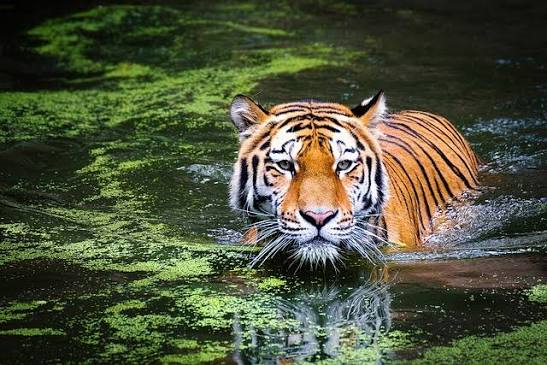
#> input picture sample images/images (4).jpg, 547 x 365 px, found by its file name
$ python ex17.py   (older library calls are emulated)
#> lines starting #> are read from the running program, lines starting #| are printed output that depends on the picture; after the words box and inside, x2 and y2 are one past the last pixel; in counts of white or black regions, pixels touching at a corner belong together
import cv2

img = cv2.imread("D:/Computer vision/sample images/images (4).jpg")
#> img is the input picture: shape (365, 547, 3); mean B, G, R 59.3, 83.1, 77.5

if img is None:
    print("Error: Image not found!")
else:
    gray = cv2.cvtColor(img, cv2.COLOR_BGR2GRAY)
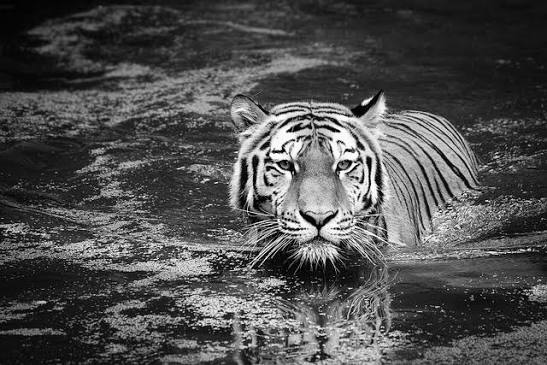
#> gray: shape (365, 547); min 0, max 255, mean 78.7

    sobelx = cv2.Sobel(gray, cv2.CV_64F, 1, 0, ksize=3)
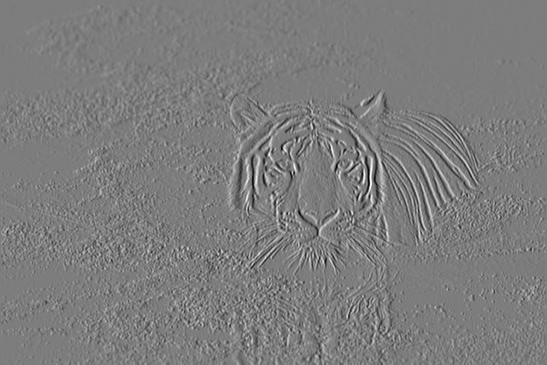
#> sobelx: shape (365, 547) float64; min -948, max 983, mean 0.1; drawn with min black and max white

    cv2.imshow("Original Image", img)
    cv2.imshow("Sobel X", sobelx)
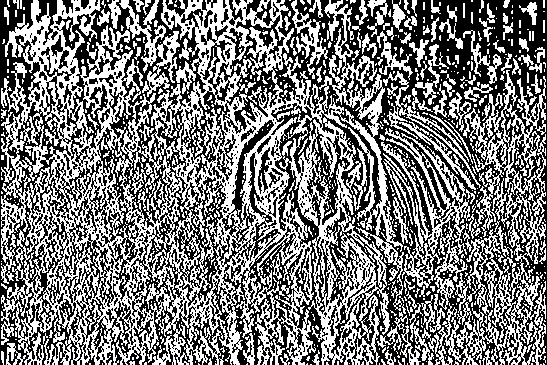
#> window 'Sobel X': shape (365, 547); 47.9% white in thin lines or dots

    cv2.waitKey(0)
    cv2.destroyAllWindows()

$ run again, with sample images/images (1).jpg copied over sample images/images (4).jpg
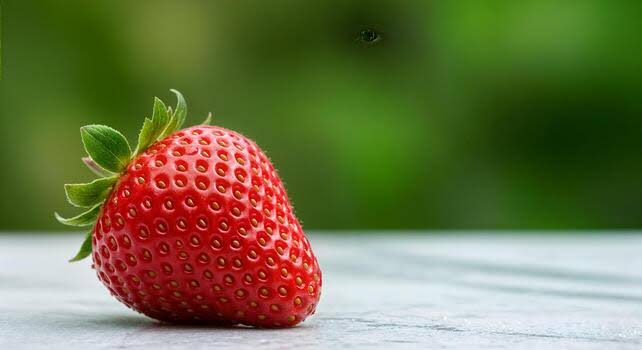
#> input picture sample images/images (1).jpg, 642 x 350 px, found by its file name
#> img is the input picture: shape (350, 642, 3); mean B, G, R 73.7, 116, 112.3
#> `sobelx = cv2.Sobel(gray, cv2.CV_64F, 1, 0, ksize=3)`:
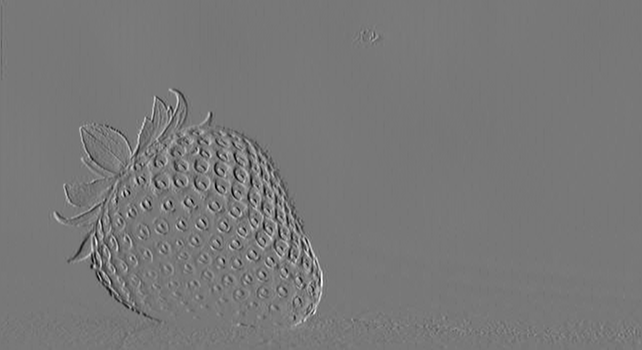
#> sobelx: shape (350, 642) float64; min -549, max 612, mean -0.2; drawn with min black and max white
#> `cv2.imshow("Sobel X", sobelx)`:
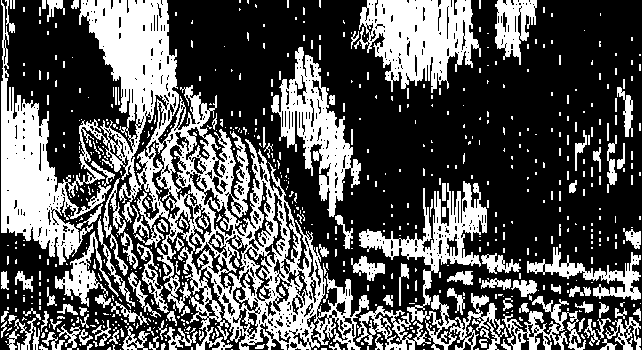
#> window 'Sobel X': shape (350, 642); 34.8% white; 674 white regions (542 under 20 px), largest, box (x1, y1, x2, y2) and area: (1, 0, 369, 350) 36498, (354, 0, 481, 93) 7002, (359, 181, 508, 350) 5950

$ run again, with sample images/images (2).jpg copied over sample images/images (4).jpg
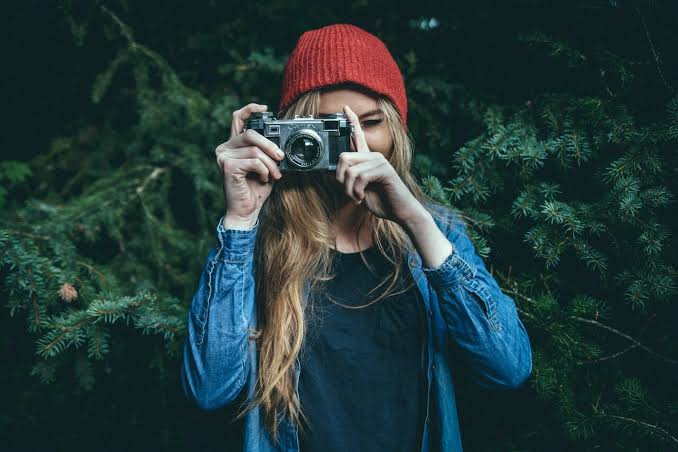
#> input picture sample images/images (2).jpg, 678 x 452 px, found by its file name
#> img is the input picture: shape (452, 678, 3); mean B, G, R 56.8, 56.5, 35.3
#> `sobelx = cv2.Sobel(gray, cv2.CV_64F, 1, 0, ksize=3)`:
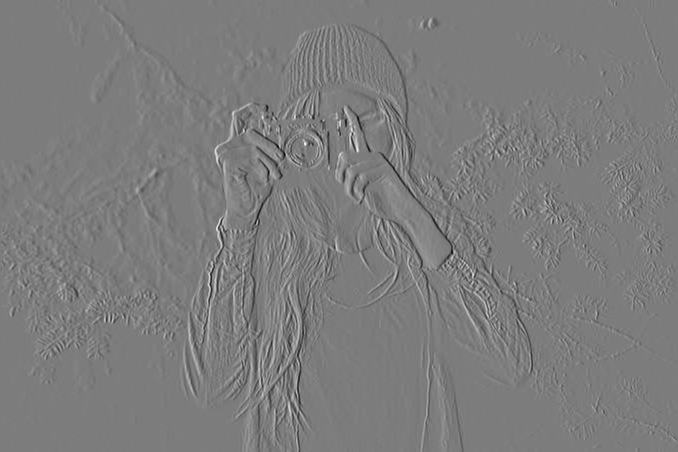
#> sobelx: shape (452, 678) float64; min -727, max 758, mean 0; drawn with min black and max white
#> `cv2.imshow("Sobel X", sobelx)`:
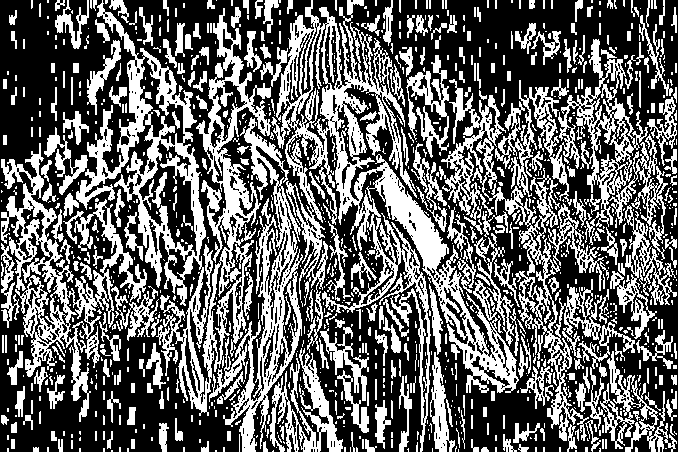
#> window 'Sobel X': shape (452, 678); 39.9% white; 1187 white regions (840 under 20 px), largest, box (x1, y1, x2, y2) and area: (271, 0, 519, 452) 21621, (76, 0, 271, 416) 18924, (1, 143, 147, 422) 9601

$ run again, with sample images/images (3).jpg copied over sample images/images (4).jpg
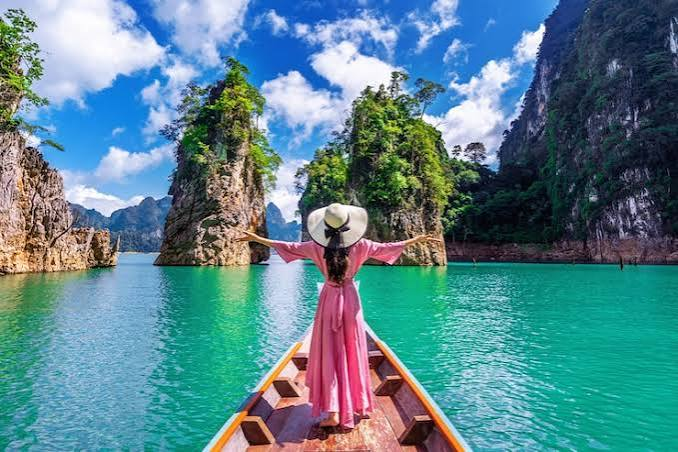
#> input picture sample images/images (3).jpg, 678 x 452 px, found by its file name
#> img is the input picture: shape (452, 678, 3); mean B, G, R 142.7, 131.7, 89.5
#> `sobelx = cv2.Sobel(gray, cv2.CV_64F, 1, 0, ksize=3)`:
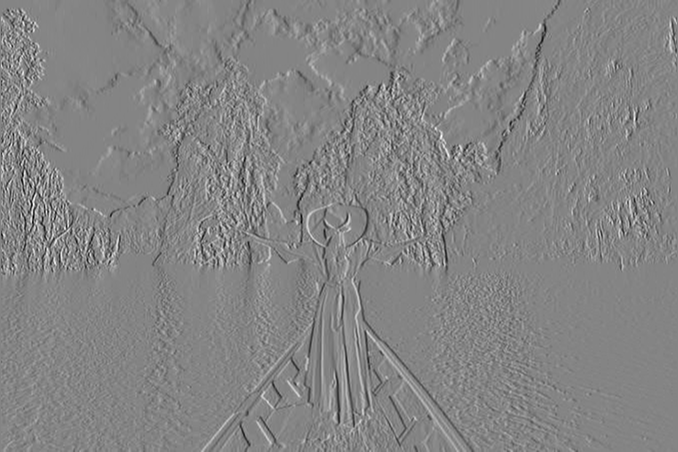
#> sobelx: shape (452, 678) float64; min -846, max 782, mean -0.7; drawn with min black and max white
#> `cv2.imshow("Sobel X", sobelx)`:
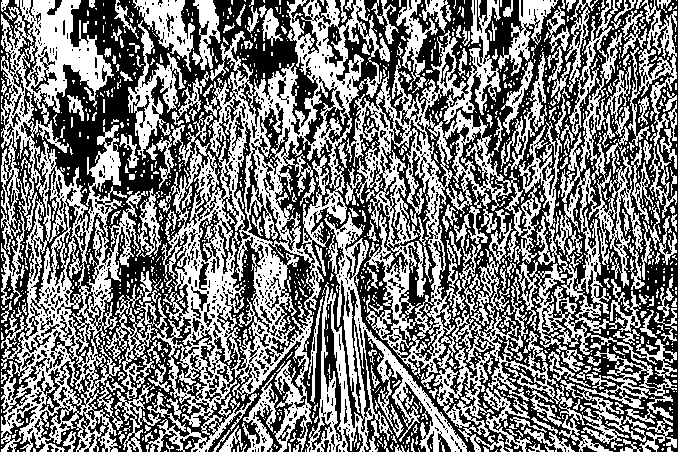
#> window 'Sobel X': shape (452, 678); 48.2% white; 1323 white regions (1090 under 20 px), largest, box (x1, y1, x2, y2) and area: (345, 0, 677, 452) 40337, (105, 0, 390, 452) 33895, (1, 0, 155, 452) 25782
